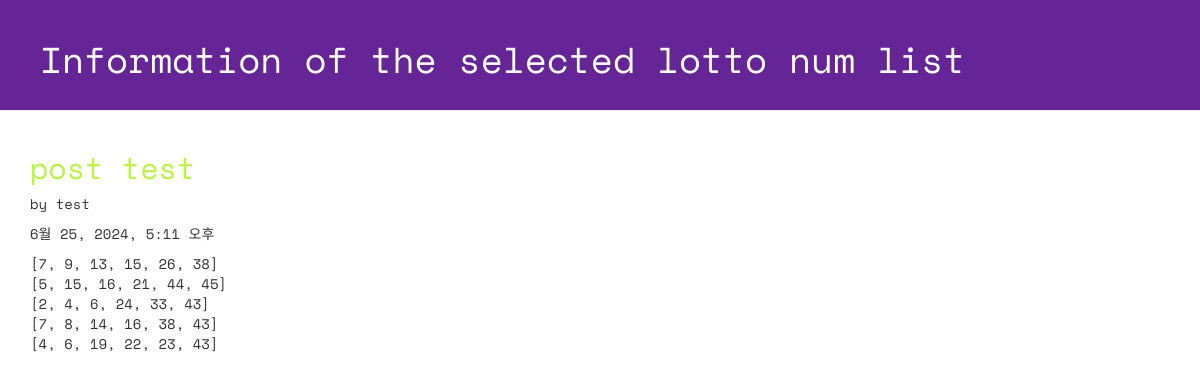
The app's page /lotto/3/detail/ with its own data.
### lotto/models.py (models this page shows, shortened)
class GuessNumbers(models.Model):
    name = models.CharField(max_length=24) # 로또 번호 리스트의 이름
    text = models.CharField(max_length=255) # 로또 번호 리스트에 대한 설명
    lottos = models.CharField(max_length=255, default='[1, 2, 3, 4, 5, 6]') # 로또 번호들이 담길 str
    num_lotto = models.IntegerField(default=5) # 6개 번호 set의 갯수
    update_date = models.DateTimeField()

### lotto/views.py (the view)
# urls.py: path('lotto/<int:lottokey>/detail/', views.detail, name='detail'),
def detail(request, lottokey):
    lotto = GuessNumbers.objects.get(pk=lottokey) # lottokey(pk) 값의 데이터 가져오기
    return render(request, 'lotto/detail.html', {'lotto': lotto}) # 하나의 데이터(행)을 보여줌

### lotto/templates/lotto/detail.html (shortened to what this page needs)
<!DOCTYPE html>
{% load static %}
<html lang="ko">
<head>
    <link rel="stylesheet" href="//maxcdn.bootstrapcdn.com/bootstrap/3.2.0/css/bootstrap.min.css">
    <link rel="stylesheet" href="//maxcdn.bootstrapcdn.com/bootstrap/3.2.0/css/bootstrap-theme.min.css">
    <link rel="stylesheet" href="{% static 'css/lotto.css'%}">
</head>
<body>
    <div class="page-header">
        <h1>Information of the selected lotto num list</h1>
    </div>
    <div class="container lotto">
        <h2>{{ lotto.text }}</h2>
        <p> by {{ lotto.name }}</p>
        <p> {{ lotto.update_date }}</p>
        <p> {{ lotto.lottos | linebreaksbr }}</p>
    </div>
</body>
</html>

### lotto/static/css/lotto.css (style rules this page uses)
.page-header { background-color: #652596; margin-top: 0; padding: 20px 20px 20px 40px; font-family: 'Space Mono', monospace; }
.page-header h1 { color: #FFFFFF; }
.container { font-family: 'Space Mono', monospace; }
.container h2 { color: #b9f442; }

### records on screen
GuessNumbers: text "post test", name "test", update_date "6월 25, 2024, 5:11 오후", lottos "[7, 9, 13, 15, 26, 38] [5, 15, 16, 21, 44, 45] [2, 4, 6, 24, 33, 43] [7, 8, 14, 16, 38, 43] [4, 6, 19, 22, 23, 43]"
